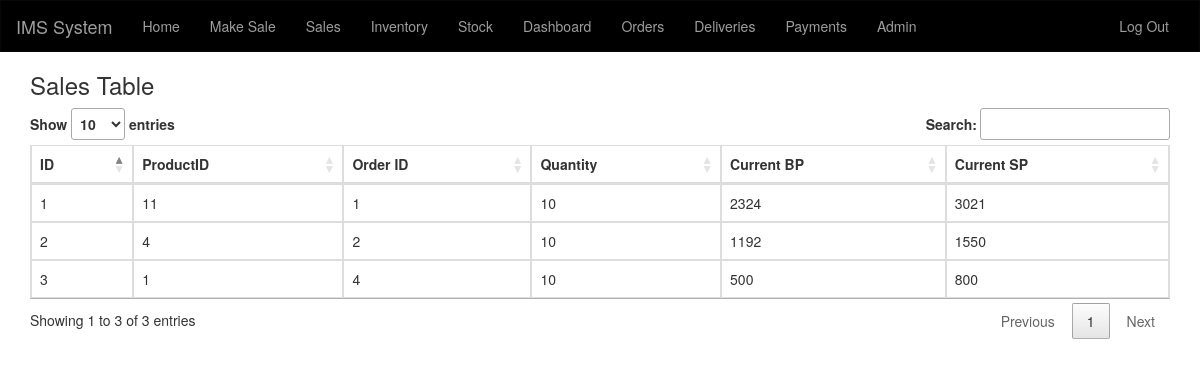
/sales (signed in), run on the app's committed database.
### app/models/orderdetails.py (models this page shows)
class OrderDetails(db.Model):
    __tablename__='orderdetails'
    id = db.Column(db.Integer, primary_key=True)
    order_id = db.Column(db.Integer, db.ForeignKey('orders.id'))
    pid = db.Column(db.Integer, db.ForeignKey('products.id'))
    quantity = db.Column(db.Integer, nullable=False)
    current_bp = db.Column(db.Integer,  nullable=True)
    current_sp = db.Column(db.Integer, nullable=True)
    order = relationship("Orders", backref="orderdetails")
    od = relationship("Products", backref="orderdetails")

### app/main.py (the view)
@app.route('/sales')
@login_required
def sales():
    records =OrderDetails.query.all()
    return render_template('sales.html',mySales=records)

### app/main.py (called while the page is built)
@app.before_first_request
def create_tables():
    db.create_all()
    login_manager = LoginManager()
    login_manager.login_view = 'login'
    login_manager.init_app(app)
    @login_manager.user_loader
    def load_user(user_id):
        return Users.query.get(int(user_id))

def login_required(f):
    @wraps(f)
    def wrapper(*args, **kwargs):
        if not current_user.is_authenticated :
            flash('Login first to access this page.')
            return redirect('/login')
        else:
            return  f(*args, **kwargs)
    return wrapper

@app.context_processor
def utility_processor():
    def compute_quanity(orderID: int):
        inv = OrderDetails.query.with_entities(OrderDetails.quantity,Products.sp).join(Products).filter(OrderDetails.order_id == orderID).all()
        totals = list(map(lambda tupl: tupl[0]* tupl[1], inv))
        return sum(totals)
    return dict(compute_quanity=compute_quanity)

@app.teardown_appcontext
def shutdown_session(exception=None):
    db.session.remove()

### app/templates/sales.html (shortened to what this page needs)
<!DOCTYPE html>
<html lang="en">
<head>
  <link rel="stylesheet" href="/static/css/datatables.min.css">
  <link rel="stylesheet" href="/static/css/bootstrap.min.css">
  <link rel="stylesheet" href="/static/css/font-awesome4.7.0.min.css">
</head>
<body>
<nav class="navbar navbar-inverse">
  <div class="container-fluid">
    <div class="navbar-header">
      <a class="navbar-brand" href="#">IMS System</a>
    </div>
    <div class="collapse navbar-collapse" id="myNavbar">
      <ul class="nav navbar-nav">
        <li><a href="/">Home</a></li>
        {% if current_user.is_authenticated %}
            {% if current_user.role == 'Employee' %}
              <li><a href="/makeorder">Make Sale</a></li>
              <li><a href="/inventory">Inventory</a></li>
              <li ><a href="/stock">Stock</a></li>
            {% elif current_user.role == 'Admin' %}
              <li><a href="/makeorder">Make Sale</a></li>
              <li><a href="/sales">Sales</a></li>
              <li><a href="/inventory">Inventory</a></li>
              <li ><a href="/stock">Stock</a></li>
              <li><a href="/dashboard">Dashboard</a></li>
              <li ><a href="/orders">Orders</a></li>
              <li ><a href="/delivery">Deliveries</a></li>
              <li ><a href="/payments">Payments</a></li>
              <li><a href="/admin">Admin</a><li>
            {% endif %}
        {% endif %}
      </ul>
      <ul class="nav navbar-nav navbar-right">
        {% if current_user.is_authenticated %}
            <li><a href="/logout"><span class="glyphicon glyphicon-log-in"></span> Log Out</a></li>
        {% endif %}
      </ul>
    </div>
  </div>
</nav>
<div class="container">
  <h3>Sales Table</h3>
  <table class="table table-bordered" id ='table1'>
    <thead>
      <tr>
        <th>ID</th>
        <th>ProductID</th>
        <th>Order ID</th>
        <th>Quantity</th>
        <th>Current BP</th>
        <th>Current SP</th>
      </tr>
    </thead>
    <tbody>
      {% for record in mySales %}
      <tr>
        <td>{{record.id}}</td>
        <td>{{record.pid}}</td>
        <td>{{record.order_id}}</td>
        <td>{{record.quantity}}</td>
        <td>{{record.current_bp}}</td>
        <td>{{record.current_sp}}</td>
      </tr>
      {% endfor %}
    </tbody>
  </table>
</div>
</body>
</html>

### app/templates/sales.html (style rules this page uses)
.navbar { margin-bottom: 0; border-radius: 0; background-color: black; }

### data on the page
OrderDetails: id "1", pid "11", order_id "1", quantity "10", current_bp "2324", current_sp "3021"
OrderDetails: id "2", pid "4", order_id "2", quantity "10", current_bp "1192", current_sp "1550"
OrderDetails: id "3", pid "1", order_id "4", quantity "10", current_bp "500", current_sp "800"
